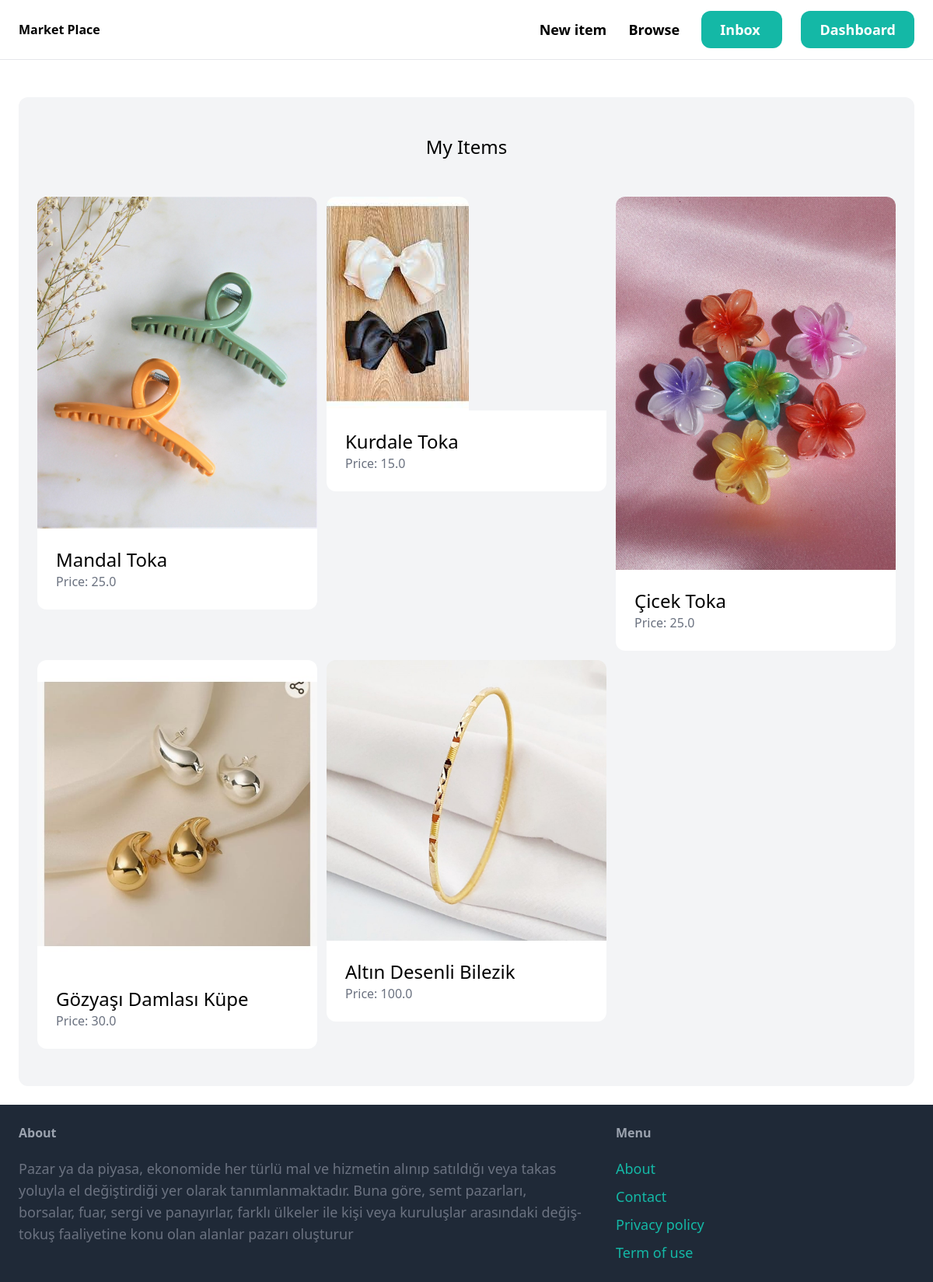
The app's page /dashboard/ (signed in), older data.
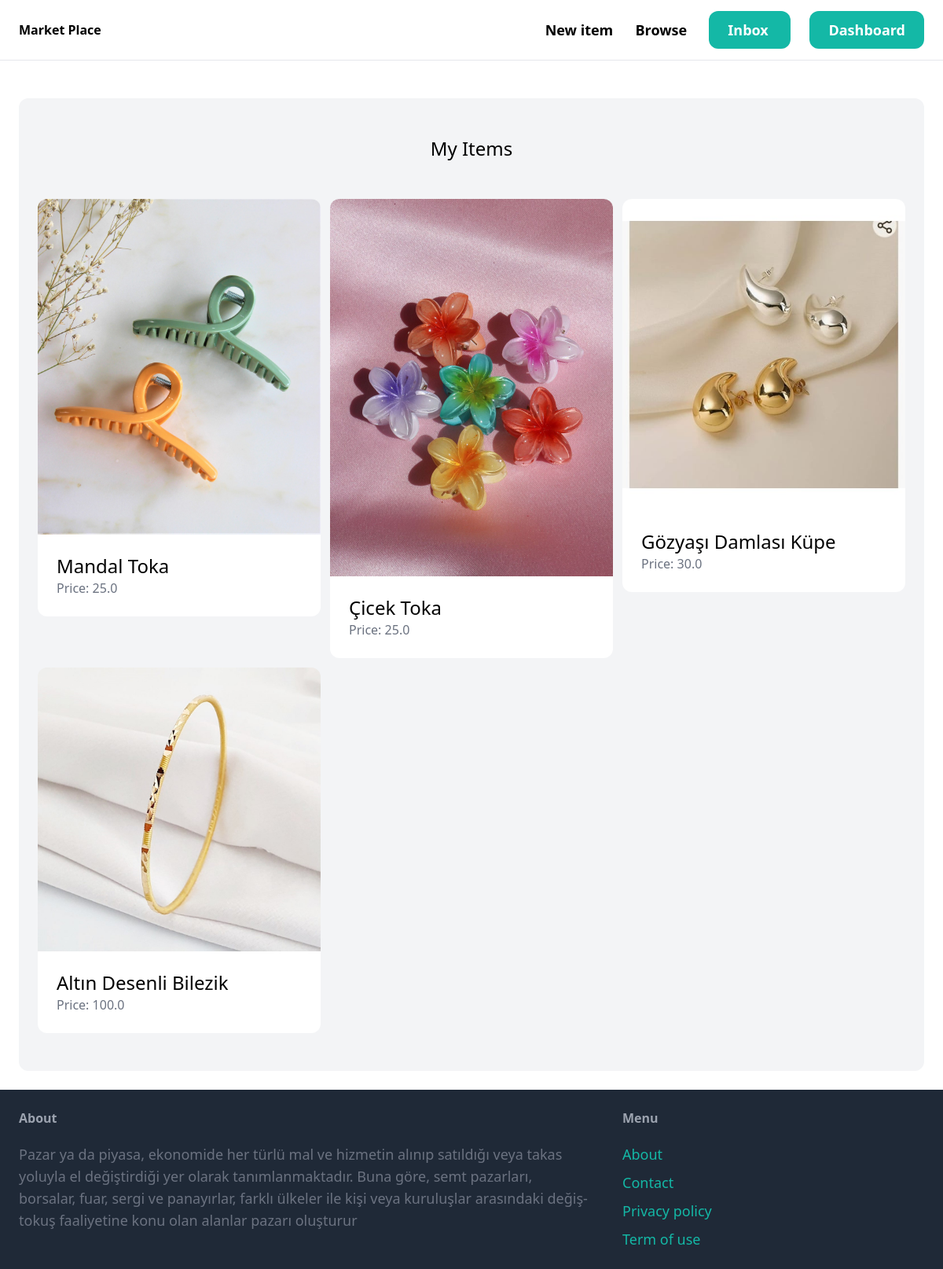
The same page, newer data.
### item/models.py (models this page shows, shortened)
class Item(models.Model):
    category = models.ForeignKey(Category, related_name='items', on_delete=models.CASCADE)
    name = models.CharField(max_length=255)
    description = models.TextField(blank=True, null=True)
    price = models.FloatField()
    image = models.ImageField(upload_to='item_images', blank=True, null=True)
    is_sold = models.BooleanField(default=False)
    created_by = models.ForeignKey(User, related_name='items', on_delete=models.CASCADE)
    created_at = models.DateTimeField(auto_now_add=True)

### dashboard/views.py (the view)
# urls.py: path('dashboard/', include('dashboard.urls')),
@login_required
def dashboard(request):
    items = Item.objects.filter(created_by=request.user)
    context = {
        'items': items,
    }
    return render(request, 'dashboard/index.html', context)

### templates/dashboard/index.html (shortened to what this page needs)
{% extends 'marketplace/base.html' %}
{% block content %}
<div class="mt-6 px-6 py-12 bg-gray-100 rounded-xl ">
    <h2 class="mb-12 text-2xl text-center"> My Items</h2>
    <div class="grid grid-cols-3 gap-3">
        {% for item in items %}
        <div>
            <a href="{% url 'item:detail' item.id %}">
                <div>
                    <img src="{{ item.image.url }}" class="rounded-t-xl">
                </div>
            <div class="p-6 bg-white rounded-b-xl">
                <h2 class="text-2xl">{{ item.name }}</h2>
                <p class="text-gray-500"> Price: {{ item.price }}</p>
            </div>
                </a>
        </div>
        {% endfor %}
    </div>
</div>
{% endblock %}

Row changes from the older to the newer data that the page shows:
removed Item: image (picture), name "Kurdale Toka", price "15.0"
